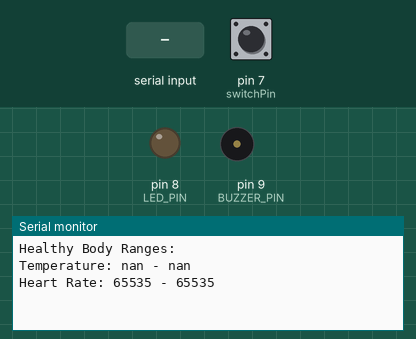
Bench run of a sketch on a simulated Arduino Uno, built for the host (arithmetic inside an expression is 32-bit, double 64-bit). Parts: output pins drawn as LEDs (lit = HIGH), buzzer (waves = sounding, pin HIGH), the last lines printed to the serial monitor. The inputs (shaded band) are chosen by the test bench; at power-on: pin 7 (switchPin) HIGH. EEPROM starts erased.

Above: at 1.2 s.
1.3 s: "90,45\n" received over the second serial link
At 1.9 s:
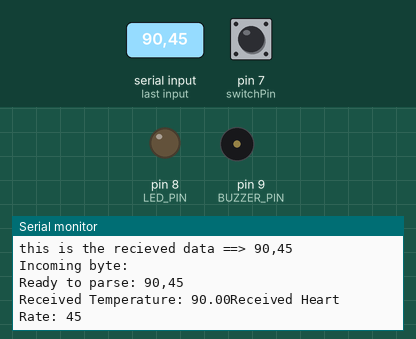
2.8 s: "5\n" received over the second serial link
At 3.6 s:
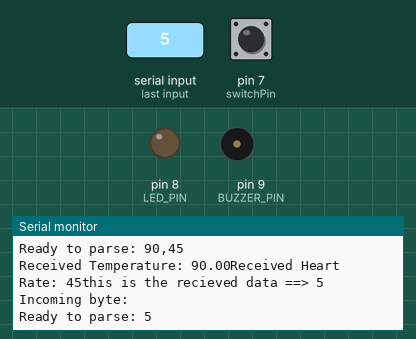
4.3 s: "1,90,45\n" received over the second serial link
At 5.6 s:
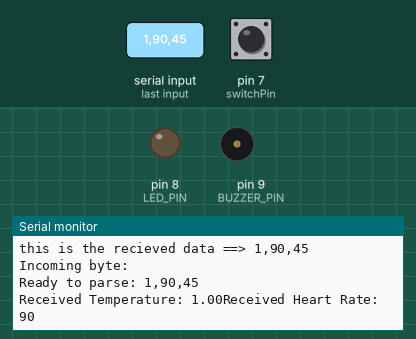

Measured:
- after the input at 1.3 s, the serial monitor: prints a new line at once (image 1)
- after the input at 2.8 s, the serial monitor: prints a new line at once (image 2)
- after the input at 4.3 s, the serial monitor: prints a new line at once (image 3)

The sketch:

BOARD_FOUR.ino
```cpp
#include <EEPROM.h>
#include <SoftwareSerial.h>
#include <avr/interrupt.h>


// Pins
#define BUZZER_PIN 9
#define LED_PIN 8
#define RX_PIN 10
#define TX_PIN 11

const int switchPin = 7;

// Debouncing variables
unsigned long lastDebounceTime = 0;
const unsigned long debounceDelay = 50;
bool switchState = false;
bool lastSwitchReading = LOW;

// Timer flag for periodic checking
volatile bool checkData = false;

// Timer interrupt service routine
ISR(TIMER1_COMPA_vect) {
    checkData = true;
}

// Variables for temperature and heart rate
float receivedTemperature = 0.0;
int receivedHeartRate = 0;

// Healthy ranges
float normalTempMin;
float normalTempMax;
int normalHRMin;
int normalHRMax;

// Serial communication with Board Three
SoftwareSerial boardThreeSerial(RX_PIN, TX_PIN);

// Timers and flags
// volatile bool checkData = false;
String receivedData = "";


// Set up Timer1 for 1-second intervals
void setupTimer() {
    noInterrupts(); // Disable interrupts

    TCCR1A = 0;
    TCCR1B = 0;
    TCNT1 = 0;
    // Set compare match register for 1Hz increments
    OCR1A = 15624;
    TCCR1B |= (1 << WGM12);
    TCCR1B |= (1 << CS12) | (1 << CS10);
    TIMSK1 |= (1 << OCIE1A);

    interrupts(); // Enable interrupts
}


void setup() {
    // Initialize Serial Monitor
    Serial.begin(9600);

    // Initialize SoftwareSerial
    boardThreeSerial.begin(9600);

    // Initialize pins
    pinMode(switchPin, INPUT_PULLUP); // Use internal pull-up resistor for the switch
    pinMode(BUZZER_PIN, OUTPUT);
    pinMode(LED_PIN, OUTPUT);
    digitalWrite(BUZZER_PIN, LOW);
    digitalWrite(LED_PIN, LOW);

    // Fetch healthy ranges from EEPROM
    fetchHealthyRanges();

    // Print healthy ranges
    Serial.println("Healthy Body Ranges:");
    Serial.print("Temperature: ");
    Serial.print(normalTempMin);
    Serial.print(" - ");
    Serial.println(normalTempMax);
    Serial.print("Heart Rate: ");
    Serial.print(normalHRMin);
    Serial.print(" - ");
    Serial.println(normalHRMax);

    // Set up Timer1 for 1-second interrupts
    setupTimer();
}

void loop() {
   // Read and debounce the switch
    bool currentSwitchReading = digitalRead(switchPin);
    if (currentSwitchReading != lastSwitchReading) {
        lastDebounceTime = millis();
    }

    if ((millis() - lastDebounceTime) > debounceDelay) {
        // If the debounce delay has passed, update the switch state
        if (currentSwitchReading == LOW) {
            switchState = !switchState;
        }
    }
    lastSwitchReading = currentSwitchReading; // Update last reading

        if (boardThreeSerial.available()) {
        char incomingByte = boardThreeSerial.read(); // Read incoming byte
        if (incomingByte == '\n') {
            // Parse the received data
            Serial.print("this is the recieved data ==> ");
            Serial.print(receivedData);
            Serial.print("\n");
            // parseData(receivedData);
            Serial.print("Incoming byte: ");
            Serial.println(incomingByte);

            // Check data every second (triggered by Timer1)
            if (checkData) {
                checkData = false;
                Serial.print("Ready to parse: ");
                Serial.println(receivedData);

                parseData(receivedData);
            }
            receivedData = "";
        } else {
            receivedData += incomingByte;
        }
    }

}


// Function to activate the alert system
void activateAlert() {
    digitalWrite(LED_PIN, HIGH);
    digitalWrite(BUZZER_PIN, HIGH);
    Serial.println("ALERT: Values out of range!");
}

// Function to deactivate the alert system
void deactivateAlert() {
    digitalWrite(LED_PIN, LOW);
    digitalWrite(BUZZER_PIN, LOW);
}

// EEPROM helper functions
float readFloatFromEEPROM(int address) {
    float value;
    byte* data = (byte*)&value;
    for (int i = 0; i < sizeof(float); i++) {
        data[i] = EEPROM.read(address + i);
    }
    return value;
}


int readIntFromEEPROM(int address) {
    byte lowByte = EEPROM.read(address);
    byte highByte = EEPROM.read(address + 1);
    return (highByte << 8) | lowByte; // Combine bytes
}

// Fetch healthy ranges from EEPROM
void fetchHealthyRanges() {
    normalTempMin = readFloatFromEEPROM(0);
    normalTempMax = readFloatFromEEPROM(4);
    normalHRMin = readIntFromEEPROM(8);
    normalHRMax = readIntFromEEPROM(12);
}

// Parse received data
void parseData(String data) {
    int separatorIndex = data.indexOf(',');
    if (separatorIndex > 0) {
        // Extract temperature and heart rate values
        receivedTemperature = data.substring(0, separatorIndex).toInt();
        receivedHeartRate = data.substring(separatorIndex + 1).toInt();

        Serial.print("Received Temperature: ");
        Serial.print(receivedTemperature);
        Serial.print("Received Heart Rate: ");
        Serial.print(receivedHeartRate);
    }

    // Check if values are out of range and switch is ON
    if (switchState) {
        if (receivedTemperature < normalTempMin || receivedTemperature > normalTempMax ||
            receivedHeartRate < normalHRMin || receivedHeartRate > normalHRMax) {
            activateAlert();
        } else {
            deactivateAlert();
        }
    } else {
        deactivateAlert();
    }

}
```
